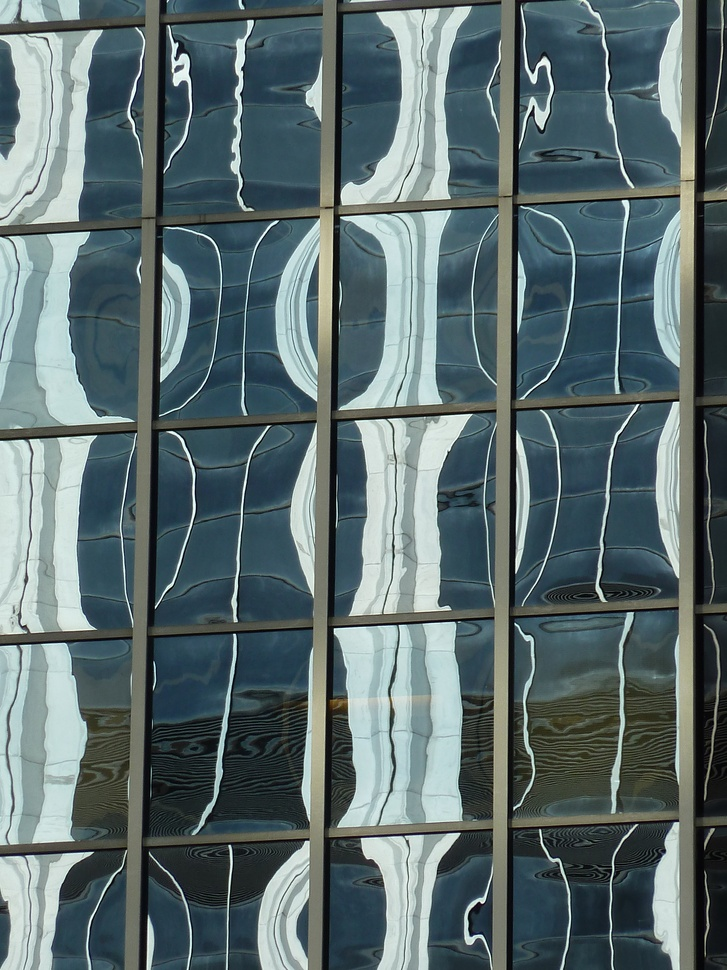
#> input picture flatness_detection/detection/test.jpg, 727 x 970 px, shrunk from 1920 x 2560 before the run
$ python -i glassInsideCoutours.py   (imports and definitions only)
#> lines starting #> are read from the running program, lines starting #| are printed output that depends on the picture; after the words box and inside, x2 and y2 are one past the last pixel; in counts of white or black regions, pixels touching at a corner belong together
#> further down, picture is the input picture: shape (970, 727, 3); mean B, G, R 110.3, 108.3, 91.6
import cv2
import numpy as np
from PIL import Image
import matplotlib.pyplot as plt

def highlight_scene_in_glass(image):
    """
    在玻璃区域中提取景物的轮廓，并高亮显示。
    """
    # 转为灰度图
    gray = cv2.cvtColor(image, cv2.COLOR_BGR2GRAY)
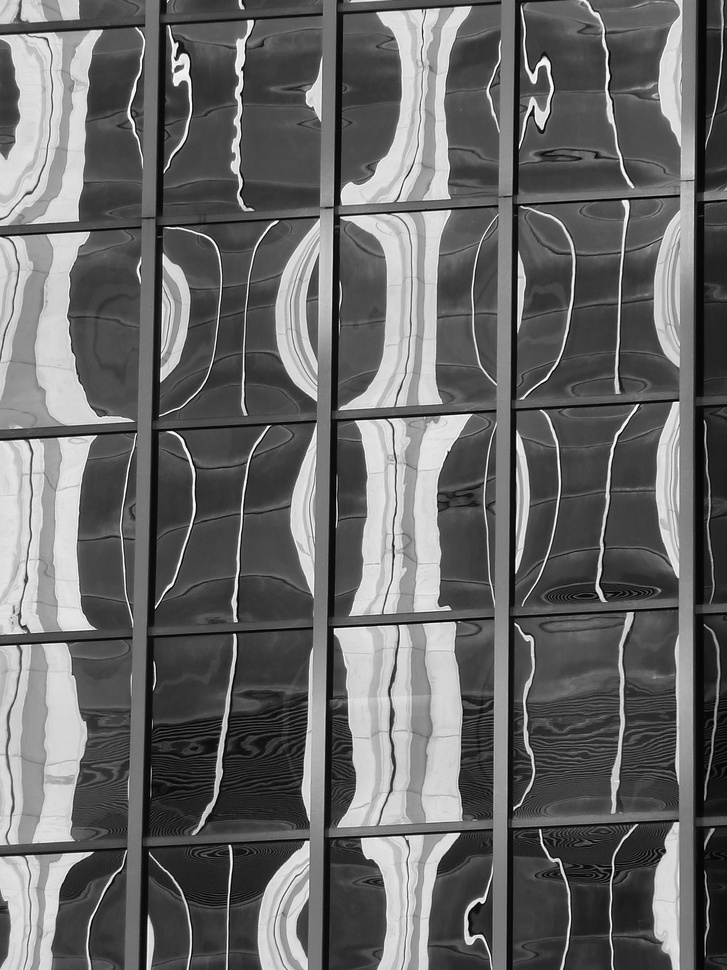
#> gray: shape (970, 727); min 0, max 254, mean 103.5

    # 使用Canny边缘检测找出边缘
    edges = cv2.Canny(gray, 50, 150)
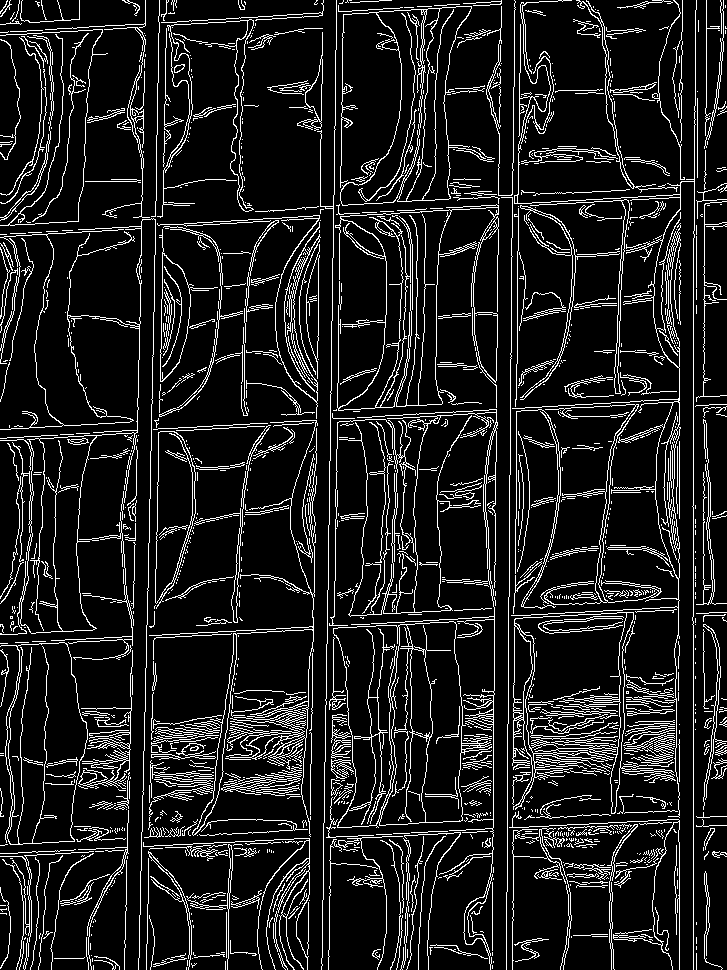
#> edges: shape (970, 727); 11.6% white in thin lines or dots

    # 查找轮廓
    contours, _ = cv2.findContours(edges, cv2.RETR_EXTERNAL, cv2.CHAIN_APPROX_SIMPLE)
#> contours = 1324 contours, 1219 with area under 20; largest, box (x1, y1, x2, y2) and area: (333, 621, 492, 828) 22444, (512, 612, 675, 814) 15174, (335, 204, 499, 411) 13324, (0, 642, 88, 845) 13060, (340, 6, 495, 206) 12136

    # 创建一个新的图像用于绘制轮廓
    highlighted_image = image.copy()

    # 绘制所有轮廓
    cv2.drawContours(highlighted_image, contours, -1, (0, 255, 0), 2)  # 绿色轮廓
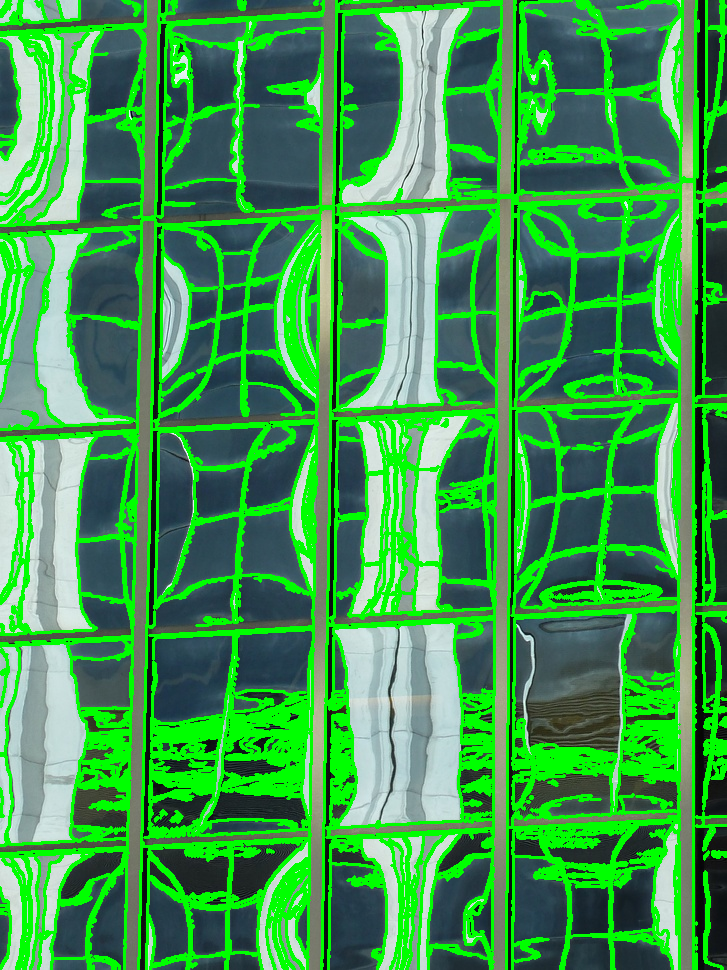
#> highlighted_image: shape (970, 727, 3); mean B, G, R 78.9, 152.1, 64.1

    return highlighted_image

>>> import cv2
>>> picture = cv2.imread('detection/test.jpg')
>>> result = highlight_scene_in_glass(picture)
